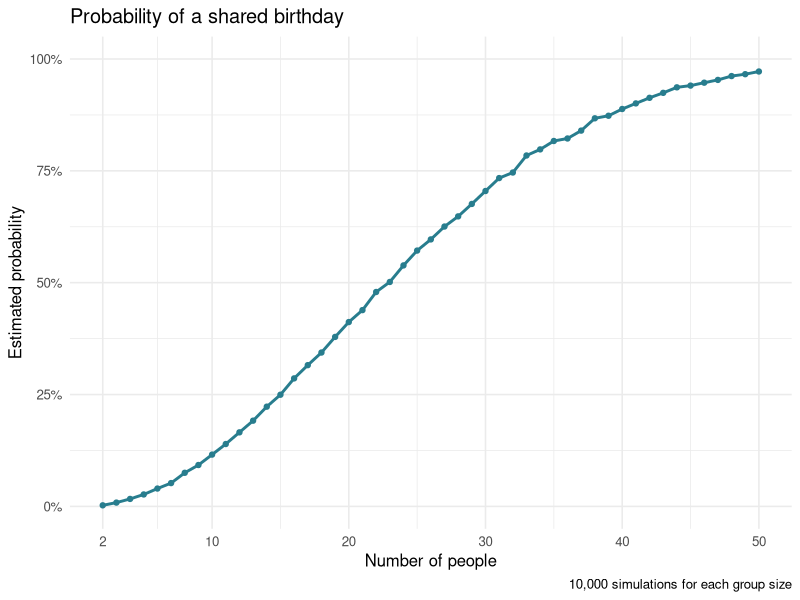

Reproduce this figure in R. (Note: this script raises an error after producing the figure.)
## ---- chunk 1
library(tidyverse)

knitr::opts_chunk$set(
  echo = TRUE,
  message = FALSE,
  fig.width = 7,
  fig.height = 4.5
)

theme_set(theme_minimal(base_size = 12))
## ---- chunk 2
sim_birthday = function(n) {
  birthdays = sample(1:365, size = n, replace = TRUE)
  any(duplicated(birthdays))
}

set.seed(1)

sim_birthday(n = 23)
## ---- chunk 3
set.seed(1)

birthday_results =
  expand_grid(
    group_size = 2:50,
    iteration = 1:10000
  ) |>
  mutate(
    shared_birthday = map_lgl(group_size, sim_birthday)
  )

birthday_summary =
  birthday_results |>
  group_by(group_size) |>
  summarise(
    probability = mean(shared_birthday),
    .groups = "drop"
  )

birthday_summary |>
  filter(group_size %in% c(2, 10, 23, 30, 50)) |>
  knitr::kable(
    digits = 3,
    caption = "Estimated probability of at least one shared birthday"
  )
## ---- chunk 4
birthday_summary |>
  ggplot(aes(x = group_size, y = probability)) +
  geom_line(color = "#287D8E", linewidth = 1) +
  geom_point(color = "#287D8E", size = 1.5) +
  scale_x_continuous(
    breaks = c(2, 10, 20, 30, 40, 50)
  ) +
  scale_y_continuous(
    labels = scales::label_percent(accuracy = 1),
    limits = c(0, 1)
  ) +
  labs(
    title = "Probability of a shared birthday",
    x = "Number of people",
    y = "Estimated probability",
    caption = "10,000 simulations for each group size"
  )
## ---- chunk 5
study_files =
  tibble(
    file_path = list.files(
      path = "data",
      pattern = "\\.csv$",
      recursive = TRUE,
      full.names = TRUE
    )
  ) |>
  mutate(
    file_name = basename(file_path)
  )

study_nested =
  study_files |>
  mutate(
    data = map(file_path, read_csv, show_col_types = FALSE)
  )

nrow(study_nested)

study_nested |>
  select(file_name, data)

study_nested$data[[1]]
## ---- chunk 6
study_df =
  study_nested |>
  select(file_name, data) |>
  mutate(
    subject_id = str_remove(file_name, "\\.csv$"),
    arm = recode(
      str_sub(subject_id, 1, 3),
      con = "Control",
      exp = "Experimental"
    )
  ) |>
  unnest(cols = data) |>
  pivot_longer(
    cols = starts_with("week_"),
    names_to = "week",
    names_prefix = "week_",
    values_to = "outcome"
  ) |>
  mutate(
    week = as.integer(week)
  ) |>
  select(subject_id, arm, week, outcome) |>
  arrange(arm, subject_id, week)

dim(study_df)

study_df |>
  head(8) |>
  knitr::kable(
    caption = "Weekly observations for the first participant"
  )
## ---- chunk 7
study_df |>
  ggplot(
    aes(
      x = week,
      y = outcome,
      group = subject_id,
      color = arm
    )
  ) +
  geom_line(alpha = 0.7, linewidth = 0.7) +
  geom_point(size = 1.5) +
  facet_grid(. ~ arm) +
  scale_x_continuous(breaks = 1:8) +
  scale_color_manual(
    values = c(
      "Control" = "#287D8E",
      "Experimental" = "#E76F51"
    )
  ) +
  labs(
    title = "Weekly outcomes by study arm",
    x = "Week",
    y = "Outcome",
    caption = "Each line represents one participant"
  ) +
  theme(legend.position = "none")
## ---- chunk 8
sim_t_test = function(mu, n = 30, sigma = 5) {
  sample_data = rnorm(
    n = n,
    mean = mu,
    sd = sigma
  )

  t.test(
    sample_data,
    mu = 0,
    alternative = "two.sided"
  ) |>
    broom::tidy() |>
    select(
      mu_hat = estimate,
      p_value = p.value
    )
}

set.seed(1)

sim_t_test(mu = 0)
## ---- chunk 9
set.seed(1)

test_results =
  expand_grid(
    true_mu = 0:6,
    iteration = 1:5000
  ) |>
  mutate(
    result = map(true_mu, sim_t_test)
  ) |>
  unnest(cols = result) |>
  mutate(
    reject = p_value < 0.05
  )

dim(test_results)

power_summary =
  test_results |>
  group_by(true_mu) |>
  summarise(
    n_sim = n(),
    n_reject = sum(reject),
    rejection_rate = mean(reject),
    mean_estimate = mean(mu_hat),
    mean_estimate_rejected = mean(mu_hat[reject]),
    .groups = "drop"
  )

knitr::kable(
  power_summary,
  digits = 3,
  caption = "Simulation results by true population mean"
)
## ---- chunk 10
power_summary |>
  ggplot(aes(x = true_mu, y = rejection_rate)) +
  geom_hline(
    yintercept = 0.05,
    linetype = "dashed",
    color = "grey55"
  ) +
  geom_line(color = "#287D8E", linewidth = 1) +
  geom_point(color = "#287D8E", size = 2) +
  scale_x_continuous(breaks = 0:6) +
  scale_y_continuous(
    labels = scales::label_percent(accuracy = 1),
    limits = c(0, 1)
  ) +
  labs(
    title = "Rejection rate of a one-sample t-test",
    subtitle = "n = 30; population SD = 5; 5,000 simulations per mean",
    x = "True population mean",
    y = "Proportion of tests rejected",
    caption = "Dashed line: 5% significance level"
  )
## ---- chunk 11
estimate_plot_df =
  power_summary |>
  select(true_mu, mean_estimate, mean_estimate_rejected) |>
  pivot_longer(
    cols = starts_with("mean_estimate"),
    names_to = "samples_used",
    values_to = "average_estimate"
  ) |>
  mutate(
    samples_used = recode(
      samples_used,
      mean_estimate = "All samples",
      mean_estimate_rejected = "Rejected tests only"
    )
  )

estimate_plot_df |>
  ggplot(
    aes(
      x = true_mu,
      y = average_estimate,
      color = samples_used,
      shape = samples_used
    )
  ) +
  geom_abline(
    intercept = 0,
    slope = 1,
    linetype = "dashed",
    color = "grey55"
  ) +
  geom_line(linewidth = 0.9) +
  geom_point(size = 2.5) +
  scale_color_manual(
    values = c(
      "All samples" = "#287D8E",
      "Rejected tests only" = "#E76F51"
    )
  ) +
  scale_shape_manual(
    values = c(
      "All samples" = 16,
      "Rejected tests only" = 17
    )
  ) +
  scale_x_continuous(breaks = 0:6) +
  scale_y_continuous(breaks = 0:6) +
  labs(
    title = "Mean estimates across simulated samples",
    x = "True population mean",
    y = "Average estimated mean",
    color = NULL,
    shape = NULL,
    caption = "Dashed line: average estimate equals the true mean"
  ) +
  theme(legend.position = "bottom")
